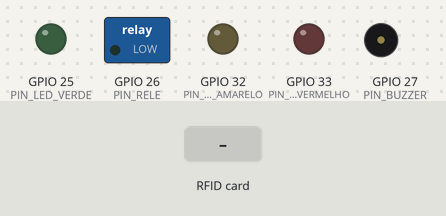
A sketch run on a simulated ESP32. Parts: switched loads named in the sketch (green lamp = pin HIGH), output pins drawn as LEDs (lit = HIGH), buzzer (waves = sounding, pin HIGH). The test bench sets the inputs (shaded band). WiFi joins after 1.5 s; servers stay silent unless stated; uploads are accepted with an empty reply; what the sketch prints to the serial monitor is not drawn.

Above: at 3.4 s.
3.5 s: RFID card 5E 7A 19 C4 held to the reader
At 3.69 s:
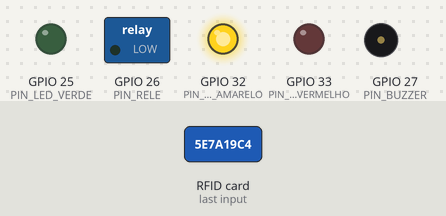
At 4.8 s:
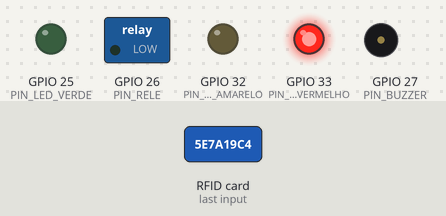
Timing chart, 0 to 7.4 s (numbered marks = the images above; inputs shaded):
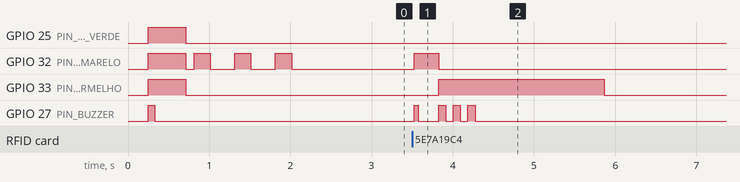

Measured:
- after the input at 3.5 s, GPIO 32 (PIN_LED_AMARELO): LOW → HIGH at once, → LOW 0.30 s later; GPIO 33 (PIN_LED_VERMELHO): LOW → HIGH after 0.32 s, → LOW 2.0 s later

The sketch:

lockmachine_esp32.ino
```cpp
/*
  LockMachine · leitora RFID de bancada (ESP32 + MFRC522)
  -------------------------------------------------------
  Lê o UID do cartão, pede a validação para a API e aciona a saída de bancada
  SOMENTE quando o servidor responde "autorizado". Qualquer falha (Wi-Fi, servidor,
  banco, resposta inválida) mantém a saída desenergizada (seção 4.8 do TCC).

  Protótipo acadêmico: NÃO ligue a saída a uma máquina real. Ela representa
  "liberar" ou "manter bloqueado" na bancada de demonstração.

  Arduino IDE
    Placa ......... ESP32 Dev Module (pacote "esp32" da Espressif)
    Bibliotecas ... MFRC522 (GithubCommunity / miguelbalboa)
                    ArduinoJson 7.x (Benoit Blanchon)

  Ligações (MFRC522 -> ESP32)
    SDA/SS -> GPIO 5      SCK  -> GPIO 18
    MOSI   -> GPIO 23     MISO -> GPIO 19
    RST    -> GPIO 22     3.3V -> 3V3 (NÃO use 5 V)     GND -> GND
  Saídas
    Relé IN      -> GPIO 26   (módulo de bancada)
    LED verde    -> GPIO 25   (com resistor de 220 Ω)
    LED vermelho -> GPIO 33   (com resistor de 220 Ω)
    LED amarelo  -> GPIO 32   (com resistor de 220 Ω)
    Buzzer       -> GPIO 27

  Antes de gravar: no app LockMachine, entre como administrador,
  abra "Leitoras RFID", cadastre esta leitora e copie a URL e o token abaixo.
*/

#include <WiFi.h>
#include <WiFiClientSecure.h>
#include <HTTPClient.h>
#include <SPI.h>
#include <MFRC522.h>
#include <ArduinoJson.h>

// ================== CONFIGURE AQUI ==================
const char* WIFI_SSID      = "NOME_DA_REDE";
const char* WIFI_SENHA     = "SENHA_DA_REDE";
const char* API_URL        = "https://SEU-DOMINIO/api/acessos/validar.php";
const char* DEVICE_TOKEN   = "lm_COLE_AQUI_O_TOKEN_GERADO_NO_APP";
const char* MAQUINA_CODIGO = "P-01";   // ignorado se a leitora estiver vinculada a uma máquina no app
const bool  RELE_ATIVO_EM_ALTO = true; // mude para false se o seu módulo relé liga com LOW
// ====================================================

const int PIN_SS = 5;
const int PIN_RST = 22;
const int PIN_RELE = 26;
const int PIN_LED_VERDE = 25;
const int PIN_LED_VERMELHO = 33;
const int PIN_LED_AMARELO = 32;
const int PIN_BUZZER = 27;

const unsigned long INTERVALO_MESMO_CARTAO_MS = 3000;  // ignora leitura repetida do mesmo cartão
const unsigned long TEMPO_MAXIMO_HTTP_MS = 6000;
const unsigned long TEMPO_CONEXAO_WIFI_MS = 15000;

MFRC522 rfid(PIN_SS, PIN_RST);
String ultimoUid = "";
unsigned long ultimaLeitura = 0;

void rele(bool energizar) {
  digitalWrite(PIN_RELE, (energizar == RELE_ATIVO_EM_ALTO) ? HIGH : LOW);
}

void leds(bool verde, bool vermelho, bool amarelo) {
  digitalWrite(PIN_LED_VERDE, verde ? HIGH : LOW);
  digitalWrite(PIN_LED_VERMELHO, vermelho ? HIGH : LOW);
  digitalWrite(PIN_LED_AMARELO, amarelo ? HIGH : LOW);
}

void bip(int vezes, int duracaoMs) {
  for (int i = 0; i < vezes; i++) {
    digitalWrite(PIN_BUZZER, HIGH);
    delay(duracaoMs);
    digitalWrite(PIN_BUZZER, LOW);
    delay(duracaoMs);
  }
}

// Autoteste básico: o MFRC522 responde pelo SPI?
bool leitorOk() {
  byte versao = rfid.PCD_ReadRegister(MFRC522::VersionReg);
  return versao != 0x00 && versao != 0xFF;
}

bool conectarWiFi() {
  if (WiFi.status() == WL_CONNECTED) return true;
  Serial.printf("Conectando ao Wi-Fi %s", WIFI_SSID);
  WiFi.mode(WIFI_STA);
  WiFi.begin(WIFI_SSID, WIFI_SENHA);
  unsigned long inicio = millis();
  while (WiFi.status() != WL_CONNECTED && millis() - inicio < TEMPO_CONEXAO_WIFI_MS) {
    leds(false, false, (millis() / 250) % 2);
    delay(100);
    Serial.print(".");
  }
  leds(false, false, false);
  Serial.println(WiFi.status() == WL_CONNECTED ? " conectado." : " sem conexão.");
  if (WiFi.status() == WL_CONNECTED) Serial.printf("IP: %s\n", WiFi.localIP().toString().c_str());
  return WiFi.status() == WL_CONNECTED;
}

String lerUid() {
  String uid = "";
  for (byte i = 0; i < rfid.uid.size; i++) {
    if (rfid.uid.uidByte[i] < 0x10) uid += "0";
    uid += String(rfid.uid.uidByte[i], HEX);
  }
  uid.toUpperCase();
  return uid;
}

// Pergunta ao servidor. Retorna true só se o servidor respondeu e autorizou.
bool validar(const String& uid, String& motivo, int& segundos) {
  motivo = "SERVICO_INDISPONIVEL";
  segundos = 0;

  HTTPClient http;
  WiFiClientSecure clienteSeguro;
  WiFiClient clienteSimples;
  bool https = String(API_URL).startsWith("https");
  if (https) {
    // Bancada de demonstração: aceita o certificado sem conferir a cadeia.
    // Para uso real, troque por clienteSeguro.setCACert(...) com o certificado do domínio.
    clienteSeguro.setInsecure();
    http.begin(clienteSeguro, API_URL);
  } else {
    http.begin(clienteSimples, API_URL);
  }
  http.setTimeout(TEMPO_MAXIMO_HTTP_MS);
  http.addHeader("Content-Type", "application/json");
  http.addHeader("X-Device-Token", DEVICE_TOKEN);

  String corpo = String("{\"rfid_uid\":\"") + uid + "\",\"maquina_codigo\":\"" + MAQUINA_CODIGO + "\"}";
  int status = http.POST(corpo);
  if (status != 200) {
    Serial.printf("API respondeu %d: acesso negado por falta de decisão confiável.\n", status);
    http.end();
    return false;
  }
  String resposta = http.getString();
  http.end();

  JsonDocument doc;
  if (deserializeJson(doc, resposta)) {
    Serial.println("Resposta inválida da API: acesso negado.");
    return false;
  }
  bool sucesso = doc["sucesso"] | false;
  bool autorizado = doc["dados"]["autorizado"] | false;
  motivo = String((const char*)(doc["dados"]["motivo_codigo"] | "SERVICO_INDISPONIVEL"));
  segundos = doc["dados"]["liberar_segundos"] | 0;
  Serial.printf("Decisão: %s (%s), acesso #%d\n", autorizado ? "LIBERADO" : "BLOQUEADO", motivo.c_str(), (int)(doc["dados"]["acesso_id"] | 0));
  return sucesso && autorizado;
}

void setup() {
  // Estado seguro antes de qualquer outra coisa: saída desenergizada.
  pinMode(PIN_RELE, OUTPUT);
  rele(false);
  pinMode(PIN_LED_VERDE, OUTPUT);
  pinMode(PIN_LED_VERMELHO, OUTPUT);
  pinMode(PIN_LED_AMARELO, OUTPUT);
  pinMode(PIN_BUZZER, OUTPUT);
  leds(false, false, false);

  Serial.begin(115200);
  delay(200);
  Serial.println("\nLockMachine · leitora de bancada");

  SPI.begin();
  rfid.PCD_Init();
  while (!leitorOk()) {
    Serial.println("Autoteste: MFRC522 não respondeu. Confira as ligações.");
    leds(false, true, false);
    bip(1, 300);
    delay(1500);
    rfid.PCD_Init();
  }
  Serial.println("Autoteste: leitor OK.");
  leds(true, true, true);
  bip(1, 80);
  delay(300);
  leds(false, false, false);

  conectarWiFi();
  Serial.println("Pronto. Aproxime um cartão.");
}

void loop() {
  // Sem rede: nega tudo e tenta reconectar (saída continua desenergizada).
  if (WiFi.status() != WL_CONNECTED) {
    rele(false);
    leds(false, (millis() / 500) % 2, false);
    if (!conectarWiFi()) {
      delay(2000);
      return;
    }
  }

  if (!rfid.PICC_IsNewCardPresent() || !rfid.PICC_ReadCardSerial()) {
    delay(40);
    return;
  }
  String uid = lerUid();
  rfid.PICC_HaltA();
  rfid.PCD_StopCrypto1();

  if (uid == ultimoUid && millis() - ultimaLeitura < INTERVALO_MESMO_CARTAO_MS) return;
  ultimoUid = uid;
  ultimaLeitura = millis();

  Serial.printf("Cartão lido: %s\n", uid.c_str());
  leds(false, false, true);
  bip(1, 50);

  String motivo;
  int segundos;
  if (validar(uid, motivo, segundos)) {
    leds(true, false, false);
    bip(1, 180);
    rele(true);
    delay((segundos > 0 ? segundos : 5) * 1000UL);
    rele(false);
  } else {
    leds(false, true, false);
    bip(3, 90);
    delay(1500);
  }
  leds(false, false, false);
}
```
